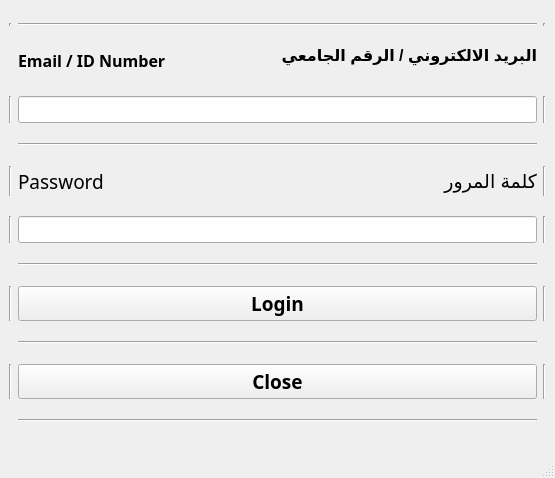
<?xml version="1.0" encoding="UTF-8"?>
<ui version="4.0">
 <class>MainWindow</class>
 <widget class="QMainWindow" name="MainWindow">
  <property name="geometry">
   <rect>
    <x>0</x>
    <y>0</y>
    <width>555</width>
    <height>478</height>
   </rect>
  </property>
  <property name="windowTitle">
   <string>MainWindow</string>
  </property>
  <widget class="QWidget" name="centralwidget">
   <layout class="QGridLayout" name="gridLayout">
    <item row="2" column="3">
     <widget class="Line" name="line_15">
      <property name="orientation">
       <enum>Qt::Vertical</enum>
      </property>
     </widget>
    </item>
    <item row="5" column="3">
     <widget class="Line" name="line_16">
      <property name="orientation">
       <enum>Qt::Vertical</enum>
      </property>
     </widget>
    </item>
    <item row="0" column="1" colspan="2">
     <widget class="Line" name="line_18">
      <property name="orientation">
       <enum>Qt::Horizontal</enum>
      </property>
     </widget>
    </item>
    <item row="2" column="0">
     <widget class="Line" name="line_14">
      <property name="orientation">
       <enum>Qt::Vertical</enum>
      </property>
     </widget>
    </item>
    <item row="1" column="2">
     <widget class="QLabel" name="label_3">
      <property name="maximumSize">
       <size>
        <width>1040</width>
        <height>30</height>
       </size>
      </property>
      <property name="font">
       <font>
        <pointsize>12</pointsize>
        <weight>50</weight>
        <bold>false</bold>
        <kerning>true</kerning>
       </font>
      </property>
      <property name="layoutDirection">
       <enum>Qt::RightToLeft</enum>
      </property>
      <property name="locale">
       <locale language="Arabic" country="SaudiArabia"/>
      </property>
      <property name="text">
       <string>&lt;!DOCTYPE HTML PUBLIC &quot;-//W3C//DTD HTML 4.0//EN&quot; &quot;http://www.w3.org/TR/REC-html40/strict.dtd&quot;&gt;
&lt;html&gt;&lt;head&gt;&lt;meta name=&quot;qrichtext&quot; content=&quot;1&quot; /&gt;&lt;style type=&quot;text/css&quot;&gt;
p, li { white-space: pre-wrap; }
&lt;/style&gt;&lt;/head&gt;&lt;body style=&quot; font-family:'MS Shell Dlg 2'; font-size:12pt; font-weight:400; font-style:normal;&quot;&gt;
&lt;p align=&quot;right&quot; style=&quot; margin-top:12px; margin-bottom:12px; margin-left:0px; margin-right:0px; -qt-block-indent:0; text-indent:0px;&quot;&gt;&lt;span style=&quot; font-weight:600;&quot;&gt;البريد الالكتروني / الرقم الجامعي&lt;/span&gt;&lt;/p&gt;
&lt;p align=&quot;right&quot; style=&quot;-qt-paragraph-type:empty; margin-top:12px; margin-bottom:12px; margin-left:0px; margin-right:0px; -qt-block-indent:0; text-indent:0px; font-weight:600;&quot;&gt;&lt;br /&gt;&lt;/p&gt;&lt;/body&gt;&lt;/html&gt;</string>
      </property>
     </widget>
    </item>
    <item row="7" column="1" colspan="2">
     <widget class="QPushButton" name="pushButton_Login">
      <property name="font">
       <font>
        <family>Rockwell</family>
        <pointsize>14</pointsize>
        <weight>75</weight>
        <bold>true</bold>
       </font>
      </property>
      <property name="cursor">
       <cursorShape>PointingHandCursor</cursorShape>
      </property>
      <property name="toolTip">
       <string>&lt;html&gt;&lt;head/&gt;&lt;body&gt;&lt;p&gt;&lt;span style=&quot; font-size:18pt; font-weight:600;&quot;&gt;System Login&lt;/span&gt;&lt;/p&gt;&lt;/body&gt;&lt;/html&gt;</string>
      </property>
      <property name="text">
       <string>Login</string>
      </property>
      <property name="shortcut">
       <string>Return</string>
      </property>
      <property name="autoDefault">
       <bool>false</bool>
      </property>
     </widget>
    </item>
    <item row="4" column="3">
     <widget class="Line" name="line_2">
      <property name="orientation">
       <enum>Qt::Vertical</enum>
      </property>
     </widget>
    </item>
    <item row="4" column="2">
     <widget class="QLabel" name="label_4">
      <property name="maximumSize">
       <size>
        <width>16777215</width>
        <height>30</height>
       </size>
      </property>
      <property name="font">
       <font>
        <pointsize>14</pointsize>
        <weight>50</weight>
        <bold>false</bold>
       </font>
      </property>
      <property name="layoutDirection">
       <enum>Qt::RightToLeft</enum>
      </property>
      <property name="text">
       <string>كلمة المرور</string>
      </property>
     </widget>
    </item>
    <item row="4" column="0">
     <widget class="Line" name="line">
      <property name="orientation">
       <enum>Qt::Vertical</enum>
      </property>
     </widget>
    </item>
    <item row="4" column="1">
     <widget class="QLabel" name="label_2">
      <property name="maximumSize">
       <size>
        <width>16777215</width>
        <height>30</height>
       </size>
      </property>
      <property name="font">
       <font>
        <family>Rockwell</family>
        <pointsize>14</pointsize>
        <weight>50</weight>
        <bold>false</bold>
       </font>
      </property>
      <property name="text">
       <string>Password</string>
      </property>
     </widget>
    </item>
    <item row="0" column="3">
     <widget class="Line" name="line_4">
      <property name="orientation">
       <enum>Qt::Vertical</enum>
      </property>
     </widget>
    </item>
    <item row="2" column="1" colspan="2">
     <widget class="QLineEdit" name="lineEdit_Username">
      <property name="font">
       <font>
        <pointsize>12</pointsize>
       </font>
      </property>
      <property name="placeholderText">
       <string/>
      </property>
     </widget>
    </item>
    <item row="5" column="1" colspan="2">
     <widget class="QLineEdit" name="lineEdit_Password">
      <property name="font">
       <font>
        <pointsize>12</pointsize>
       </font>
      </property>
      <property name="autoFillBackground">
       <bool>false</bool>
      </property>
      <property name="inputMethodHints">
       <set>Qt::ImhHiddenText|Qt::ImhNoAutoUppercase|Qt::ImhNoPredictiveText|Qt::ImhSensitiveData</set>
      </property>
      <property name="frame">
       <bool>true</bool>
      </property>
      <property name="echoMode">
       <enum>QLineEdit::Password</enum>
      </property>
      <property name="clearButtonEnabled">
       <bool>false</bool>
      </property>
     </widget>
    </item>
    <item row="9" column="1" colspan="2">
     <widget class="QPushButton" name="pushButton_Close">
      <property name="font">
       <font>
        <family>Rockwell</family>
        <pointsize>14</pointsize>
        <weight>75</weight>
        <bold>true</bold>
       </font>
      </property>
      <property name="text">
       <string>Close</string>
      </property>
     </widget>
    </item>
    <item row="6" column="1" colspan="2">
     <widget class="Line" name="line_7">
      <property name="orientation">
       <enum>Qt::Horizontal</enum>
      </property>
     </widget>
    </item>
    <item row="3" column="1" colspan="2">
     <widget class="Line" name="line_8">
      <property name="orientation">
       <enum>Qt::Horizontal</enum>
      </property>
     </widget>
    </item>
    <item row="7" column="0">
     <widget class="Line" name="line_10">
      <property name="orientation">
       <enum>Qt::Vertical</enum>
      </property>
     </widget>
    </item>
    <item row="9" column="3">
     <widget class="Line" name="line_12">
      <property name="orientation">
       <enum>Qt::Vertical</enum>
      </property>
     </widget>
    </item>
    <item row="7" column="3">
     <widget class="Line" name="line_11">
      <property name="orientation">
       <enum>Qt::Vertical</enum>
      </property>
     </widget>
    </item>
    <item row="8" column="1" colspan="2">
     <widget class="Line" name="line_5">
      <property name="orientation">
       <enum>Qt::Horizontal</enum>
      </property>
     </widget>
    </item>
    <item row="9" column="0">
     <widget class="Line" name="line_9">
      <property name="orientation">
       <enum>Qt::Vertical</enum>
      </property>
     </widget>
    </item>
    <item row="10" column="1" colspan="2">
     <widget class="Line" name="line_6">
      <property name="orientation">
       <enum>Qt::Horizontal</enum>
      </property>
     </widget>
    </item>
    <item row="0" column="0">
     <widget class="Line" name="line_3">
      <property name="orientation">
       <enum>Qt::Vertical</enum>
      </property>
     </widget>
    </item>
    <item row="5" column="0">
     <widget class="Line" name="line_13">
      <property name="orientation">
       <enum>Qt::Vertical</enum>
      </property>
     </widget>
    </item>
    <item row="1" column="1">
     <widget class="QLabel" name="label">
      <property name="maximumSize">
       <size>
        <width>1040</width>
        <height>30</height>
       </size>
      </property>
      <property name="font">
       <font>
        <family>Rockwell</family>
        <pointsize>12</pointsize>
        <weight>75</weight>
        <bold>true</bold>
        <kerning>true</kerning>
       </font>
      </property>
      <property name="text">
       <string>&lt;!DOCTYPE HTML PUBLIC &quot;-//W3C//DTD HTML 4.0//EN&quot; &quot;http://www.w3.org/TR/REC-html40/strict.dtd&quot;&gt;
&lt;html&gt;&lt;head&gt;&lt;meta name=&quot;qrichtext&quot; content=&quot;1&quot; /&gt;&lt;style type=&quot;text/css&quot;&gt;
p, li { white-space: pre-wrap; }
&lt;/style&gt;&lt;/head&gt;&lt;body style=&quot; font-family:'Rockwell'; font-size:12pt; font-weight:600; font-style:normal;&quot;&gt;
&lt;p style=&quot; margin-top:12px; margin-bottom:12px; margin-left:0px; margin-right:0px; -qt-block-indent:0; text-indent:0px;&quot;&gt;&lt;span style=&quot; font-family:'MS Shell Dlg 2';&quot;&gt;Email / ID Number&lt;/span&gt;&lt;/p&gt;&lt;/body&gt;&lt;/html&gt;</string>
      </property>
     </widget>
    </item>
   </layout>
  </widget>
  <widget class="QStatusBar" name="statusbar"/>
 </widget>
 <resources/>
 <connections/>
</ui>
